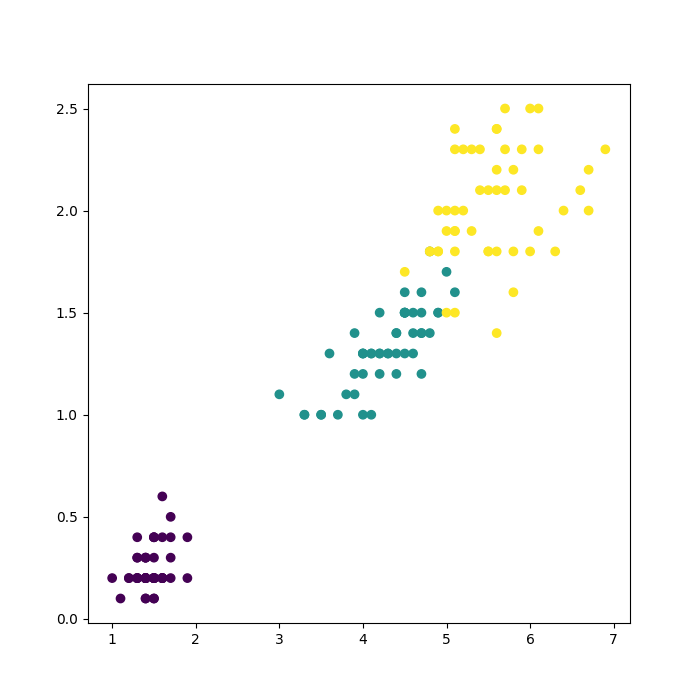

Python code for this plot:
import numpy as np
import matplotlib.pyplot as plt

data = np.loadtxt('iris.csv', delimiter=',', dtype=object)
print(data.shape)
column_names = data[0]
data = data[1:]
print(data.shape)
labels = data[:, -1]
features = data[:, :-1]

labels[labels=='setosa'] = 0
labels[labels=='versicolor'] = 1
labels[labels=='virginica'] = 2

features = features.astype(float)

fig, ax = plt.subplots(1,1,figsize=(7,7))
ax.scatter(features[:, 0], features[:, 1], c=labels)
plt.savefig('zad1.png')
plt.plot()

